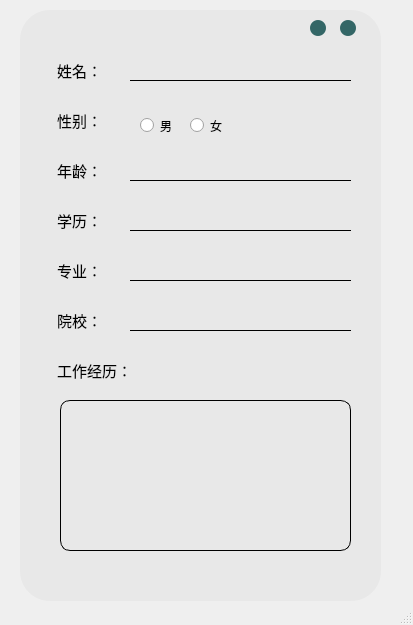
<?xml version="1.0" encoding="UTF-8"?>
<ui version="4.0">
 <class>MainWindow</class>
 <widget class="QMainWindow" name="MainWindow">
  <property name="geometry">
   <rect>
    <x>0</x>
    <y>0</y>
    <width>413</width>
    <height>625</height>
   </rect>
  </property>
  <property name="windowTitle">
   <string>MainWindow</string>
  </property>
  <widget class="QWidget" name="centralwidget">
   <widget class="QLabel" name="label">
    <property name="geometry">
     <rect>
      <x>20</x>
      <y>10</y>
      <width>361</width>
      <height>591</height>
     </rect>
    </property>
    <property name="font">
     <font>
      <pointsize>11</pointsize>
     </font>
    </property>
    <property name="styleSheet">
     <string notr="true">background:#E8E8E8;
border-radius:30px;</string>
    </property>
    <property name="text">
     <string/>
    </property>
   </widget>
   <widget class="QPushButton" name="pushButton_2">
    <property name="geometry">
     <rect>
      <x>340</x>
      <y>20</y>
      <width>16</width>
      <height>16</height>
     </rect>
    </property>
    <property name="styleSheet">
     <string notr="true">QPushButton{
	border-radius:8px;
	background-color: #336666;
}
QPushButton:hover{
	border-radius:8px;
	background-color: #CCCCCC;
}

</string>
    </property>
    <property name="text">
     <string/>
    </property>
   </widget>
   <widget class="QPushButton" name="pushButton_1">
    <property name="geometry">
     <rect>
      <x>310</x>
      <y>20</y>
      <width>16</width>
      <height>16</height>
     </rect>
    </property>
    <property name="styleSheet">
     <string notr="true">QPushButton{
	border-radius:8px;
	background-color: #336666;
}
QPushButton:hover{
	border-radius:8px;
	background-color: #CCCCCC;
}

</string>
    </property>
    <property name="text">
     <string/>
    </property>
   </widget>
   <widget class="QLabel" name="label_2">
    <property name="geometry">
     <rect>
      <x>57</x>
      <y>110</y>
      <width>71</width>
      <height>20</height>
     </rect>
    </property>
    <property name="font">
     <font>
      <family>幼圆</family>
      <pointsize>11</pointsize>
     </font>
    </property>
    <property name="text">
     <string>性别：</string>
    </property>
   </widget>
   <widget class="QLabel" name="label_1">
    <property name="geometry">
     <rect>
      <x>57</x>
      <y>60</y>
      <width>71</width>
      <height>21</height>
     </rect>
    </property>
    <property name="font">
     <font>
      <family>幼圆</family>
      <pointsize>11</pointsize>
     </font>
    </property>
    <property name="text">
     <string>姓名：</string>
    </property>
   </widget>
   <widget class="QLabel" name="label_3">
    <property name="geometry">
     <rect>
      <x>57</x>
      <y>160</y>
      <width>71</width>
      <height>20</height>
     </rect>
    </property>
    <property name="font">
     <font>
      <family>幼圆</family>
      <pointsize>11</pointsize>
     </font>
    </property>
    <property name="text">
     <string>年龄：</string>
    </property>
   </widget>
   <widget class="QLabel" name="label_4">
    <property name="geometry">
     <rect>
      <x>57</x>
      <y>210</y>
      <width>71</width>
      <height>20</height>
     </rect>
    </property>
    <property name="font">
     <font>
      <family>幼圆</family>
      <pointsize>11</pointsize>
     </font>
    </property>
    <property name="text">
     <string>学历：</string>
    </property>
   </widget>
   <widget class="QLabel" name="label_5">
    <property name="geometry">
     <rect>
      <x>57</x>
      <y>260</y>
      <width>71</width>
      <height>20</height>
     </rect>
    </property>
    <property name="font">
     <font>
      <family>幼圆</family>
      <pointsize>11</pointsize>
     </font>
    </property>
    <property name="text">
     <string>专业：</string>
    </property>
   </widget>
   <widget class="QLineEdit" name="lineEdit">
    <property name="geometry">
     <rect>
      <x>130</x>
      <y>50</y>
      <width>221</width>
      <height>31</height>
     </rect>
    </property>
    <property name="styleSheet">
     <string notr="true">border:none;
border-bottom: 1px solid #000;
background:#E8E8E8;</string>
    </property>
   </widget>
   <widget class="QLineEdit" name="lineEdit_2">
    <property name="geometry">
     <rect>
      <x>130</x>
      <y>150</y>
      <width>221</width>
      <height>31</height>
     </rect>
    </property>
    <property name="styleSheet">
     <string notr="true">border:none;
border-bottom: 1px solid #000;
background:#E8E8E8;</string>
    </property>
   </widget>
   <widget class="QLineEdit" name="lineEdit_3">
    <property name="geometry">
     <rect>
      <x>130</x>
      <y>200</y>
      <width>221</width>
      <height>31</height>
     </rect>
    </property>
    <property name="styleSheet">
     <string notr="true">border:none;
border-bottom: 1px solid #000;
background:#E8E8E8;</string>
    </property>
   </widget>
   <widget class="QLineEdit" name="lineEdit_4">
    <property name="geometry">
     <rect>
      <x>130</x>
      <y>250</y>
      <width>221</width>
      <height>31</height>
     </rect>
    </property>
    <property name="styleSheet">
     <string notr="true">border:none;
border-bottom: 1px solid #000;
background:#E8E8E8;</string>
    </property>
   </widget>
   <widget class="QRadioButton" name="radioButton">
    <property name="geometry">
     <rect>
      <x>140</x>
      <y>110</y>
      <width>51</width>
      <height>31</height>
     </rect>
    </property>
    <property name="text">
     <string>男</string>
    </property>
   </widget>
   <widget class="QRadioButton" name="radioButton_2">
    <property name="geometry">
     <rect>
      <x>190</x>
      <y>110</y>
      <width>51</width>
      <height>31</height>
     </rect>
    </property>
    <property name="text">
     <string>女</string>
    </property>
   </widget>
   <widget class="QLabel" name="label_6">
    <property name="geometry">
     <rect>
      <x>57</x>
      <y>360</y>
      <width>91</width>
      <height>20</height>
     </rect>
    </property>
    <property name="font">
     <font>
      <family>幼圆</family>
      <pointsize>11</pointsize>
     </font>
    </property>
    <property name="text">
     <string>工作经历：</string>
    </property>
   </widget>
   <widget class="QTextEdit" name="textEdit">
    <property name="geometry">
     <rect>
      <x>60</x>
      <y>400</y>
      <width>291</width>
      <height>151</height>
     </rect>
    </property>
    <property name="styleSheet">
     <string notr="true">QTextEdit{
background:#E8E8E8;
border:1px solid #000;
border-radius:10px;
}
</string>
    </property>
   </widget>
   <widget class="QLabel" name="label_7">
    <property name="geometry">
     <rect>
      <x>57</x>
      <y>310</y>
      <width>71</width>
      <height>20</height>
     </rect>
    </property>
    <property name="font">
     <font>
      <family>幼圆</family>
      <pointsize>11</pointsize>
     </font>
    </property>
    <property name="text">
     <string>院校：</string>
    </property>
   </widget>
   <widget class="QLineEdit" name="lineEdit_5">
    <property name="geometry">
     <rect>
      <x>130</x>
      <y>300</y>
      <width>221</width>
      <height>31</height>
     </rect>
    </property>
    <property name="styleSheet">
     <string notr="true">border:none;
border-bottom: 1px solid #000;
background:#E8E8E8;</string>
    </property>
   </widget>
  </widget>
  <widget class="QStatusBar" name="statusbar"/>
 </widget>
 <resources/>
 <connections>
  <connection>
   <sender>pushButton_2</sender>
   <signal>clicked()</signal>
   <receiver>MainWindow</receiver>
   <slot>close()</slot>
   <hints>
    <hint type="sourcelabel">
     <x>354</x>
     <y>29</y>
    </hint>
    <hint type="destinationlabel">
     <x>402</x>
     <y>29</y>
    </hint>
   </hints>
  </connection>
  <connection>
   <sender>pushButton_1</sender>
   <signal>clicked()</signal>
   <receiver>MainWindow</receiver>
   <slot>showMinimized()</slot>
   <hints>
    <hint type="sourcelabel">
     <x>316</x>
     <y>27</y>
    </hint>
    <hint type="destinationlabel">
     <x>399</x>
     <y>83</y>
    </hint>
   </hints>
  </connection>
 </connections>
</ui>
